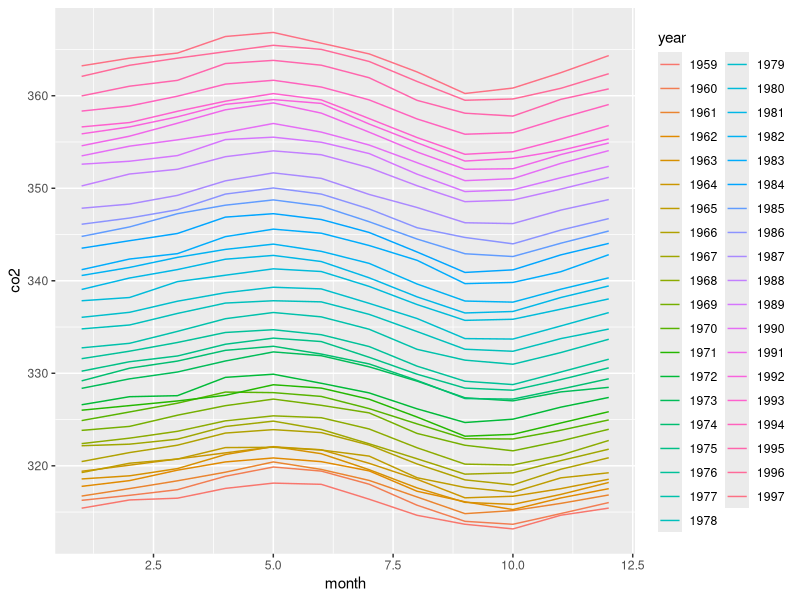

Recreate this plot in R.
## ---- chunk 1
library(tidyverse)
co2_wide <- data.frame(matrix(co2, ncol = 12, byrow = TRUE)) |>  
  setNames(1:12) |> 
  mutate(year = as.character(1959:1997)) 
## ---- chunk 2
co2_tidy <- pivot_longer(co2_wide, -year, names_to = "month", values_to = "co2")
co2_tidy
## ---- chunk 3
co2_tidy$month <- as.numeric(co2_tidy$month)
co2_tidy |> ggplot(aes(month, co2, color = year)) + geom_line() 
## ---- chunk 4
#load(admissions) 
library(dslabs)
data(admissions)
dat <- admissions |> select(-applicants) 
## ---- chunk 5
dat_tidy <- pivot_wider(dat, names_from = gender, values_from = admitted)
dat_tidy
## ---- chunk 6
tmp <- pivot_longer(admissions, cols = admitted:applicants, names_to = "name", values_to = "value")
tmp
## ---- chunk 7
tmp <- unite(tmp, column_name, name, gender)
tmp
## ---- chunk 8
tmp <- pivot_wider(tmp, names_from = "column_name", values_from = "value")
tmp
## ---- chunk 9
admissions |> pivot_longer(cols = admitted:applicants, names_to = "name", values_to = "value") |>
  unite(column_name, name, gender) |>
  pivot_wider(names_from = column_name, values_from = value)
